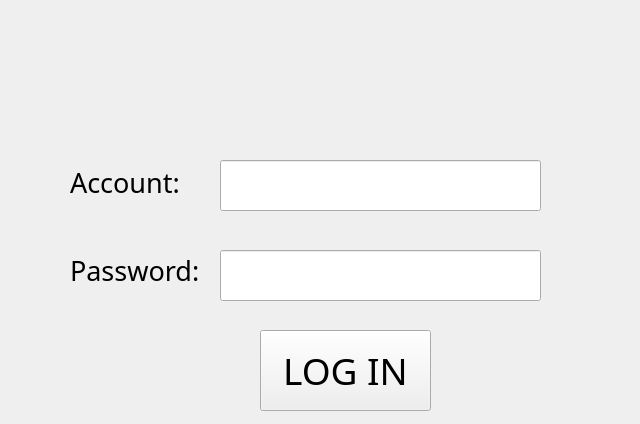
<?xml version="1.0" encoding="UTF-8"?>
<ui version="4.0">
 <class>LoginIn</class>
 <widget class="QWidget" name="LoginIn">
  <property name="enabled">
   <bool>true</bool>
  </property>
  <property name="geometry">
   <rect>
    <x>0</x>
    <y>0</y>
    <width>640</width>
    <height>424</height>
   </rect>
  </property>
  <property name="sizePolicy">
   <sizepolicy hsizetype="Minimum" vsizetype="Minimum">
    <horstretch>0</horstretch>
    <verstretch>0</verstretch>
   </sizepolicy>
  </property>
  <property name="minimumSize">
   <size>
    <width>640</width>
    <height>424</height>
   </size>
  </property>
  <property name="maximumSize">
   <size>
    <width>640</width>
    <height>424</height>
   </size>
  </property>
  <property name="font">
   <font>
    <family>仿宋</family>
   </font>
  </property>
  <property name="windowTitle">
   <string>LOGIN</string>
  </property>
  <property name="layoutDirection">
   <enum>Qt::LeftToRight</enum>
  </property>
  <widget class="QLabel" name="label_1">
   <property name="geometry">
    <rect>
     <x>70</x>
     <y>140</y>
     <width>221</width>
     <height>61</height>
    </rect>
   </property>
   <property name="font">
    <font>
     <family>Segoe UI Light</family>
     <pointsize>20</pointsize>
    </font>
   </property>
   <property name="frameShadow">
    <enum>QFrame::Plain</enum>
   </property>
   <property name="lineWidth">
    <number>1</number>
   </property>
   <property name="text">
    <string>Account:</string>
   </property>
   <property name="alignment">
    <set>Qt::AlignBottom|Qt::AlignLeading|Qt::AlignLeft</set>
   </property>
  </widget>
  <widget class="QLabel" name="label_2">
   <property name="geometry">
    <rect>
     <x>70</x>
     <y>230</y>
     <width>221</width>
     <height>81</height>
    </rect>
   </property>
   <property name="font">
    <font>
     <family>Segoe UI Light</family>
     <pointsize>20</pointsize>
    </font>
   </property>
   <property name="text">
    <string>Password:</string>
   </property>
  </widget>
  <widget class="QPushButton" name="pushButton">
   <property name="geometry">
    <rect>
     <x>260</x>
     <y>330</y>
     <width>171</width>
     <height>81</height>
    </rect>
   </property>
   <property name="font">
    <font>
     <family>Ink Free</family>
     <pointsize>28</pointsize>
     <weight>50</weight>
     <bold>false</bold>
    </font>
   </property>
   <property name="text">
    <string>LOG IN</string>
   </property>
  </widget>
  <widget class="QLineEdit" name="lineEdit_1">
   <property name="enabled">
    <bool>true</bool>
   </property>
   <property name="geometry">
    <rect>
     <x>220</x>
     <y>160</y>
     <width>321</width>
     <height>51</height>
    </rect>
   </property>
   <property name="minimumSize">
    <size>
     <width>10</width>
     <height>10</height>
    </size>
   </property>
   <property name="font">
    <font>
     <family>Verdana</family>
     <pointsize>14</pointsize>
     <weight>75</weight>
     <bold>true</bold>
    </font>
   </property>
  </widget>
  <widget class="QLineEdit" name="lineEdit_2">
   <property name="geometry">
    <rect>
     <x>220</x>
     <y>250</y>
     <width>321</width>
     <height>51</height>
    </rect>
   </property>
   <property name="font">
    <font>
     <family>Verdana</family>
     <pointsize>14</pointsize>
     <weight>75</weight>
     <bold>true</bold>
    </font>
   </property>
   <property name="echoMode">
    <enum>QLineEdit::Password</enum>
   </property>
  </widget>
 </widget>
 <resources/>
 <connections/>
</ui>
